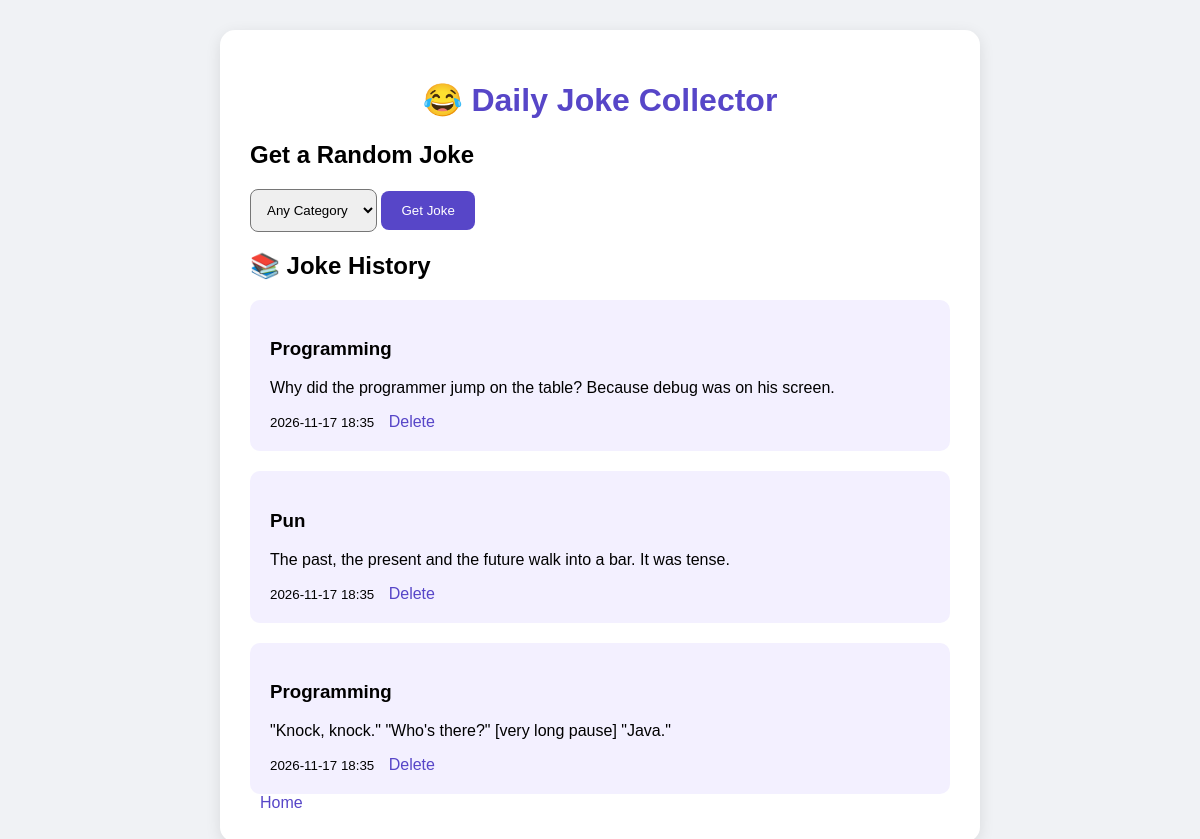
The app's page /history with its own data.
### tables this page shows
CREATE TABLE jokes (
            id INTEGER PRIMARY KEY AUTOINCREMENT,
            category TEXT,
            joke TEXT,
            date TEXT
        );

### app.py (the view)
@app.route("/history")
def history():
    jokes = get_jokes()
    return render_template("index.html", jokes=jokes)

### database.py (called while the page is built)
def get_jokes():
    conn = sqlite3.connect("jokes.db")
    cursor = conn.cursor()
    cursor.execute("SELECT * FROM jokes ORDER BY id DESC")
    jokes = cursor.fetchall()
    conn.close()
    return jokes

### templates/index.html (shortened to what this page needs)
<!DOCTYPE html>
<html lang="en">
<head>
    <link rel="stylesheet"
          href="{{ url_for('static', filename='style.css') }}">
</head>
<body>
<div class="container">
    <h1>😂 Daily Joke Collector</h1>
    <h2>Get a Random Joke</h2>
    <form action="/get_joke" method="GET">
        <select name="category">
            <option value="Any">Any Category</option>
        </select>
        <button type="submit">Get Joke</button>
    </form>
    <h2>📚 Joke History</h2>
    {% if jokes %}
        {% for item in jokes %}
            <div class="history-card">
                <h3>{{ item[1] }}</h3>
                <p>{{ item[2] }}</p>
                <small>{{ item[3] }}</small>
                <a href="/delete/{{ item[0] }}">
                    Delete
                </a>
            </div>
        {% endfor %}
    {% else %}
        <p>No saved jokes yet.</p>
    {% endif %}
    <a href="/">Home</a>
</div>
</body>
</html>

### templates/static/style.css (style rules this page uses)
body { font-family: Arial, sans-serif; background: #f0f2f5; margin: 0; padding: 30px; }
.container { max-width: 700px; margin: auto; background: white; padding: 30px; border-radius: 15px; box-shadow: 0 4px 15px rgba(0,0,0,0.1); }
h1 { text-align: center; color: #5746c8; }
button { background: #5746c8; color: white; border: none; padding: 12px 20px; border-radius: 8px; cursor: pointer; }
select { padding: 12px; border-radius: 8px; }
.joke-card, .history-card { background: #f3f0ff; padding: 20px; margin-top: 20px; border-radius: 10px; }
a { color: #5746c8; text-decoration: none; margin-left: 10px; }

### records on screen
jokes: category "Programming", joke "Why did the programmer jump on the table? Because debug was on his screen.", date "2026-11-17 18:35"
jokes: category "Pun", joke "The past, the present and the future walk into a bar. It was tense.", date "2026-11-17 18:35"
jokes: category "Programming", joke "\"Knock, knock.\" \"Who's there?\" [very long pause] \"Java.\"", date "2026-11-17 18:35"
